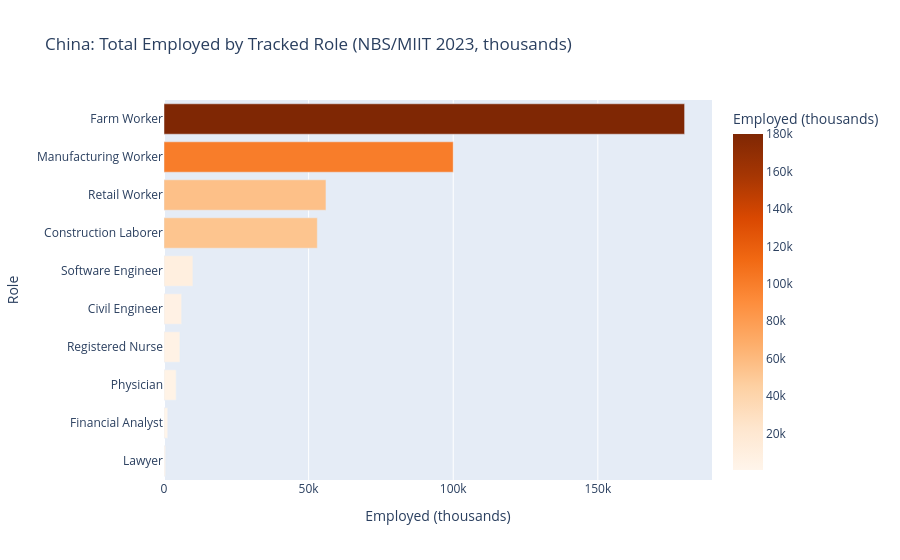

Here is the notebook cell this chart was saved with:
### Code cell
vol_sorted = vol.sort_values('employed_thousands', ascending=True)
fig = px.bar(
    vol_sorted, x='employed_thousands', y='role_label', orientation='h',
    color='employed_thousands', color_continuous_scale='Oranges',
    title='China: Total Employed by Tracked Role (NBS/MIIT 2023, thousands)',
    labels={'employed_thousands': 'Employed (thousands)', 'role_label': 'Role'},
)
fig.show()

### Figure 1 — Plotly figure (JSON) as saved in the notebook; plotly's stock layout.template omitted (floating-point values rounded to 4 significant figures)
{"data": [{"hovertemplate": "Employed (thousands)=%{marker.color}<br>Role=%{y}<extra></extra>", "legendgroup": "", "marker": {"color": [570, 1300, 4200, 5500, 6100, 10000, 53000, 56000, 100000, 180000], "coloraxis": "coloraxis", "pattern": {"shape": ""}}, "name": "", "orientation": "h", "showlegend": false, "textposition": "auto", "type": "bar", "x": [570, 1300, 4200, 5500, 6100, 10000, 53000, 56000, 100000, 180000], "xaxis": "x", "y": ["Lawyer", "Financial Analyst", "Physician", "Registered Nurse", "Civil Engineer", "Software Engineer", "Construction Laborer", "Retail Worker", "Manufacturing Worker", "Farm Worker"], "yaxis": "y"}], "layout": {"barmode": "relative", "coloraxis": {"autocolorscale": false, "colorbar": {"title": {"text": "Employed (thousands)"}}, "colorscale": [[0.0, "rgb(255,245,235)"], [0.125, "rgb(254,230,206)"], [0.25, "rgb(253,208,162)"], [0.375, "rgb(253,174,107)"], [0.5, "rgb(253,141,60)"], [0.625, "rgb(241,105,19)"], [0.75, "rgb(217,72,1)"], [0.875, "rgb(166,54,3)"], [1.0, "rgb(127,39,4)"]]}, "legend": {"tracegroupgap": 0}, "title": {"text": "China: Total Employed by Tracked Role (NBS/MIIT 2023, thousands)"}, "xaxis": {"anchor": "y", "domain": [0.0, 1.0], "title": {"text": "Employed (thousands)"}}, "yaxis": {"anchor": "x", "domain": [0.0, 1.0], "title": {"text": "Role"}}}}
